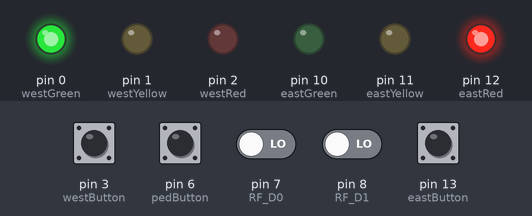
A sketch run on a simulated Arduino Uno, built with avr-gcc and run on an emulated ATmega328P. Parts: output pins drawn as LEDs (lit = HIGH). The test bench sets the inputs (shaded band); at power-on: pin 3 (westButton), pin 6 (pedButton), pin 7 (RF_D0), pin 8 (RF_D1), pin 13 (eastButton) LOW.

Above: at 6.2 s.
6.3 s: pin 6 (pedButton) pulled HIGH for 0.15 s
At 7.3 s:
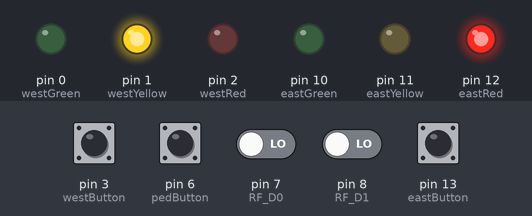
At 8.8 s:
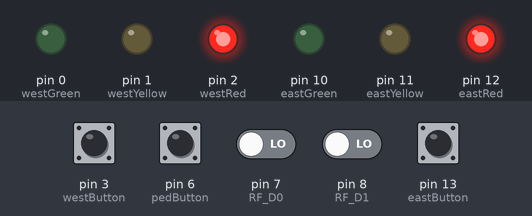
12.4 s: pin 7 (RF_D0) driven LOW
18.4 s: pin 8 (RF_D1) driven LOW
20.8 s: pin 3 (westButton) pulled HIGH for 0.15 s
At 22.7 s:
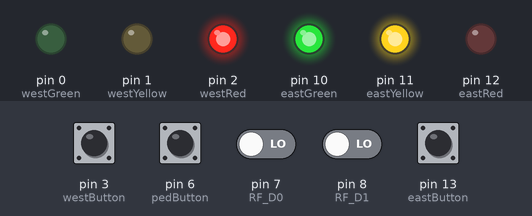
Timing chart, 0 to 32.8 s (numbered marks = the images above; inputs shaded):
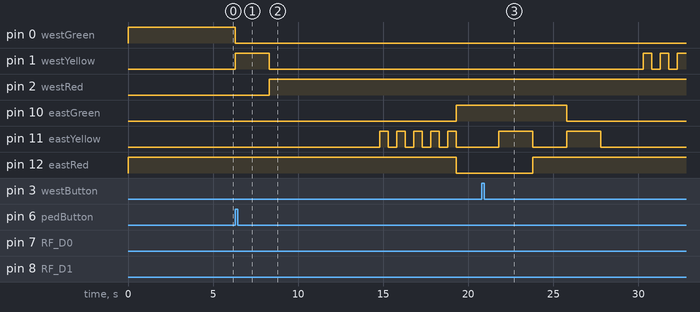

The sketch:

Project_5A_Start.ino
```cpp
/* Project 5D - Creating the TRaffic Light with ambulance or police  car interaction for passing
 by Mahoutin ZiNvo

Add code to allow an ambulance or police car to force the traffic light green.
 Use simple RF M4 receiver and rf remote control.
  Check code in and out of GitHub.
   Must show working prototype to instructor*/

/*PIN 0 to 6 define respectivelly Green, yellow, red,button, pedlight at west of the traffic and pedButton */
#define westGreen 0
#define westYellow 1
#define westRed 2
#define westButton 3
#define westPedLight 4
#define pedButton 6

/* PIN 9 to 13 define respectivelly Pedlight, Green, yellow, red and button at east of the traffic and PIN 7,8,for ambulance */
#define eastGreen 10
#define eastYellow 11
#define eastRed 12
#define eastButton 13
#define eastPedLight 9
#define RF_D0 7
#define RF_D1 8
//#define RF_D2 4


/* yellow blinking time*/
#define yellowBlinkTime 500

/* west = true, pedPassed = false*/
boolean trafficWest = true;
int flowTime = 1000;
int changeDelay = 2000;
bool pedPassed = false;


/*Pin button input and output Of the traffic light at west and east and PIN input of the ambulance*/
void setup() {
  pinMode(westButton, INPUT);
  pinMode(eastButton, INPUT);
  pinMode(westRed, OUTPUT);
  pinMode(westYellow, OUTPUT);
  pinMode(westGreen, OUTPUT);
  pinMode(eastRed, OUTPUT);
  pinMode(eastYellow, OUTPUT);
  pinMode(eastGreen, OUTPUT);

  pinMode(RF_D0, INPUT);
  pinMode(RF_D1, INPUT);
  //pinMode(4, INPUT);

  /*westRed of, WestYellow OFF westGreen ON ,EastRed ON, EastYellow OFF eastGreen OFF*/
  digitalWrite(westRed, LOW);
  digitalWrite(westYellow, LOW);
  digitalWrite(westGreen, HIGH);
  digitalWrite(eastRed, HIGH);
  digitalWrite(eastYellow, LOW);
  digitalWrite(eastGreen, LOW);
  delay(5000);
}

/*West button can be used to Turn the traffic light west is true Or is not and also the ambulance LED turn ON and printing out for C button pressed*/
void loop() {
  if ((digitalRead(westButton) == HIGH) || (pedPassed)) {
    if (trafficWest != true) {
      trafficWest = true;
      delay(flowTime);
      if (digitalRead(RF_D0) == HIGH) {
        Serial.println("Button D Pressed");
      }
      if (digitalRead(RF_D1) == HIGH) {
        Serial.println("Button C Pressed");
      }

      //changing of the east green traffic light to Red
      digitalWrite(eastYellow, HIGH);
      delay(changeDelay);
      digitalWrite(eastYellow, LOW);
      digitalWrite(eastRed, HIGH);
      delay(changeDelay);
      if (!pedPassed) changeGreenToRed(eastGreen, eastYellow, eastRed);
      pedPassed = false;
      //changing of the west yellow traffic ligh
      /*for (int a = 0; a < 5; a++) {
        digitalWrite(westYellow, LOW);
        delay(yellowBlinkTime);
        digitalWrite(westYellow, HIGH);
        delay(yellowBlinkTime);
      }*/
      changeYellowLight(westYellow);

      //changing of the west red traffic ligh to Green
      /* digitalWrite(westYellow, LOW);
      digitalWrite(westRed, LOW);
      digitalWrite(westGreen, HIGH);*/
      changeRedToGreen(westGreen, westYellow, westRed);
    }
  }
  /* East button can be used to turn ON or OFF the traffic ligh */
  if (digitalRead(eastButton) == HIGH || (pedPassed)) {
    if (trafficWest == true) {
      trafficWest = false;

      delay(flowTime);

      //changing of the west green traffic light  to Red
      /* digitalWrite(westGreen, LOW);
      digitalWrite(westYellow, HIGH);
      delay(changeDelay);
      digitalWrite(westYellow, LOW);
      digitalWrite(westRed, HIGH);
      delay(changeDelay);*/
      if (!pedPassed) changeGreenToRed(westGreen, westYellow, westRed);
      pedPassed = false;
      //changing of the east yellow traffic light
      /* for (int a = 0; a < 5; a++) {
        digitalWrite(eastYellow, LOW);
        delay(yellowBlinkTime);
        digitalWrite(eastYellow, HIGH);
        delay(yellowBlinkTime);
      }*/
      changeYellowLight(eastYellow);

      //changing of the East traffic light from Red to Green
      /*igitalWrite(eastYellow, LOW);
      digitalWrite(eastRed, LOW);
      digitalWrite(eastGreen, HIGH);*/
      changeRedToGreen(eastGreen, eastYellow, eastRed);
    }
  }
  /* pedertrianLight turn ON or OFF at east and west of the traffic*/
  if ((digitalRead(pedButton) == HIGH)) {
    if (trafficWest) changeGreenToRed(westGreen, westYellow, westRed);  // turn off westGreen
    else changeGreenToRed(eastGreen, eastYellow, eastRed);              //turn off east Green

    turnOnOffPedestrianLight(eastPedLight, westPedLight);

    delay(1000);
  }
  if (digitalRead(RF_D0) == HIGH) {
    changeGreenToRed(westGreen, westYellow, westRed);  // turn off westGreen
    changeRedToGreen(eastGreen, eastYellow, eastRed);
    delay(1000);
  }
  if (digitalRead(RF_D1) == HIGH) {
    changeGreenToRed(eastGreen, eastYellow, eastRed);
    changeRedToGreen(westGreen, westYellow, westRed);
    delay(1000);
  }
}

//changing of the yellow traffic light color at  yellow direction
void changeYellowLight(int yellowDirection) {
  for (int a = 0; a < 5; a++) {
    digitalWrite(yellowDirection, LOW);
    delay(yellowBlinkTime);
    digitalWrite(yellowDirection, HIGH);
    delay(yellowBlinkTime);
  }
}
//changing of the traffic light ON and OFF between the traffic light
void changeGreenToRed(int green, int yellow, int red) {
  digitalWrite(green, LOW);

  digitalWrite(yellow, HIGH);
  delay(changeDelay);
  digitalWrite(yellow, LOW);
  digitalWrite(red, HIGH);
  delay(changeDelay);
}
//changing of the  traffic ligh from Red to Green
void changeRedToGreen(int green, int yellow, int red) {
  digitalWrite(yellow, LOW);
  digitalWrite(red, LOW);
  digitalWrite(green, HIGH);
}

// turning ON And OFF of the pedestrianlight between eastpedlight and westpedlight whe the pedPassed is true
void turnOnOffPedestrianLight(int eastpedLight, int westpedLight) {
  digitalWrite(eastPedLight, HIGH);
  digitalWrite(westPedLight, HIGH);
  delay(2000);
  digitalWrite(westPedLight, LOW);
  digitalWrite(eastPedLight, LOW);
  pedPassed = true;
}
```

Measured:
- after the input at 6.3 s, pin 0 (westGreen): HIGH → LOW at once; pin 1 (westYellow): LOW → HIGH at once, → LOW 2.0 s later; pin 2 (westRed): LOW → HIGH after 2.0 s
- after the input at 20.8 s, pin 1 (westYellow): alternates HIGH for 0.50 s and LOW for 0.50 s, starting after 9.5 s; pin 10 (eastGreen): HIGH → LOW after 5.0 s; pin 11 (eastYellow): alternates HIGH for 2.0 s and LOW for 2.0 s, 4 changes in all, then stays LOW, starting after 1.0 s; pin 12 (eastRed): LOW → HIGH after 3.0 s
- by itself, pin 11 (eastYellow): alternates HIGH for 0.50 s and LOW for 0.50 s
